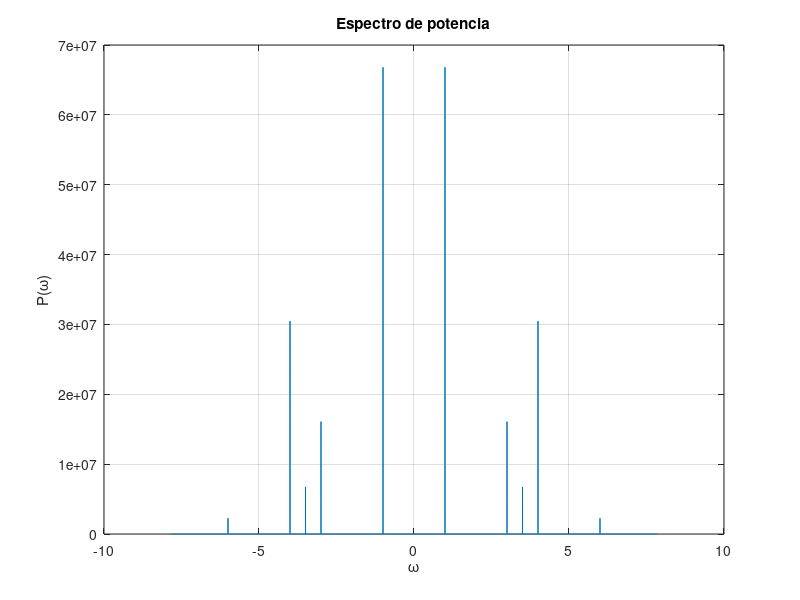

Reproduce this figure in MATLAB.
%serie temporal
n=2^14;
dt=0.4;
t=(0:n-1)*dt; %vector de tiempos
x=cos(t)+0.5*cos(3*t)+0.4*cos(3.5*t)+0.7*cos(4*t)+0.2*cos(6*t);

%amplitud-fase vs. frecuencias
y=fft(x);
g=fftshift(y);
power=abs(g).^2;
dw=2*pi/(n*dt);
w=(-n/2:n/2-1)*dw;

plot(w,power)
xlabel('\omega')
ylabel('P(\omega)')
grid on
title('Espectro de potencia')